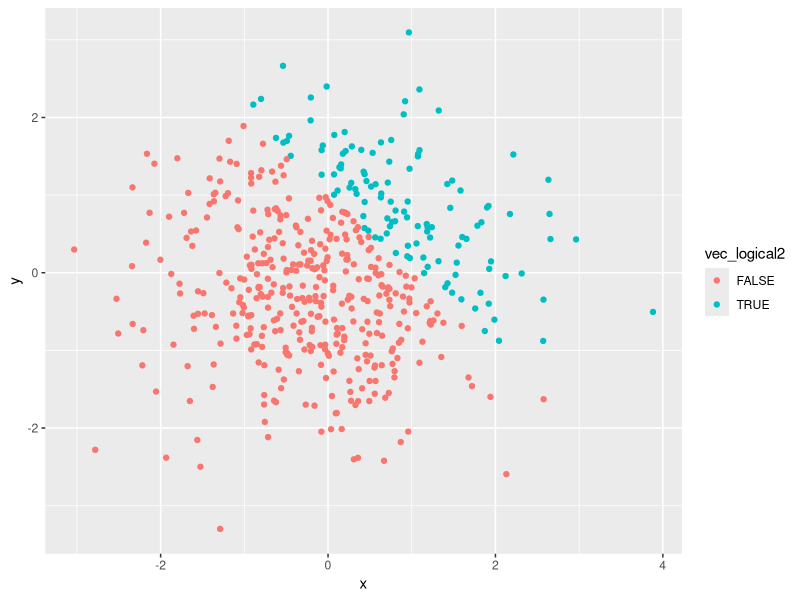
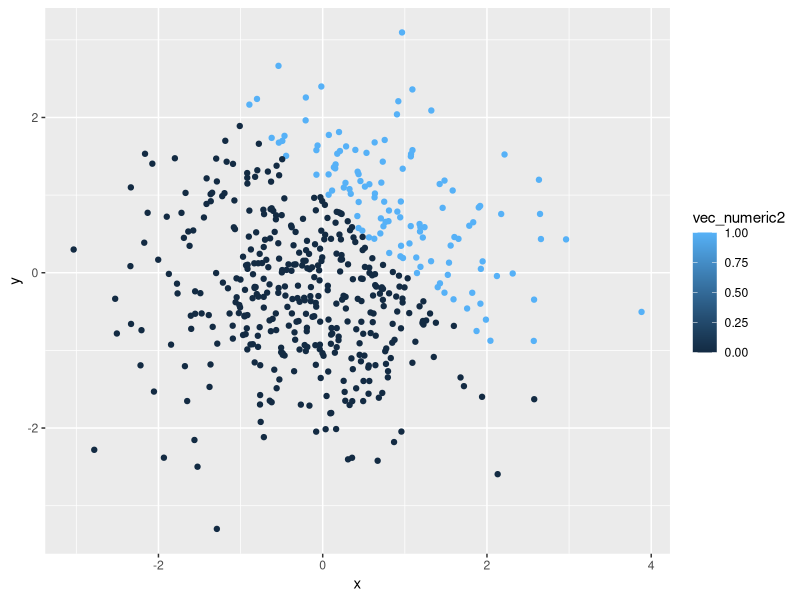
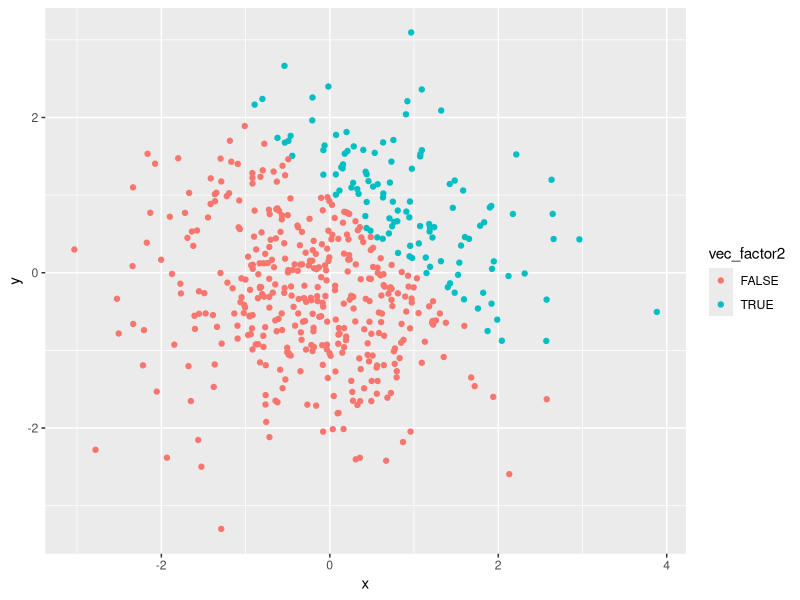
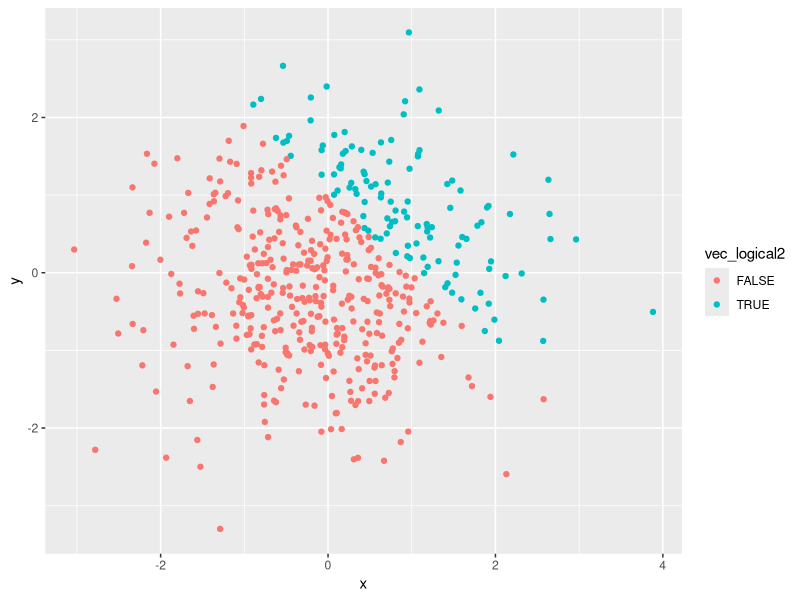
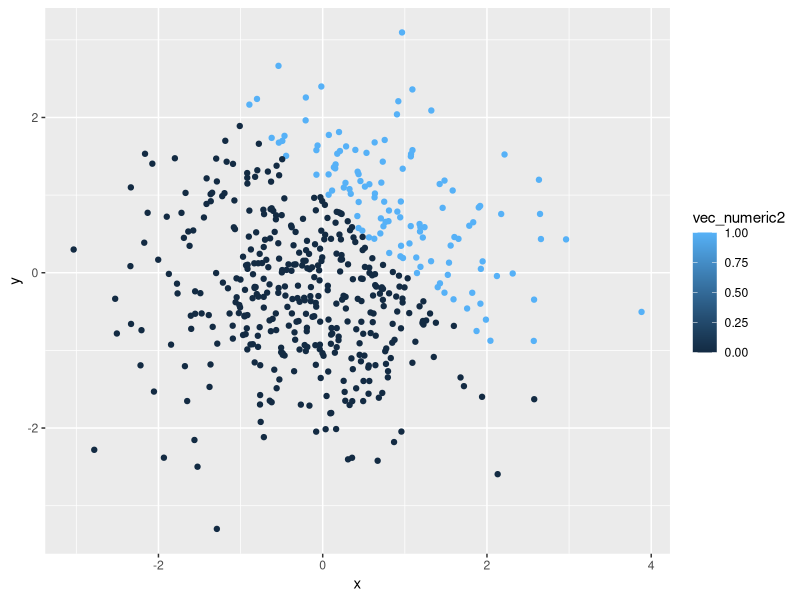
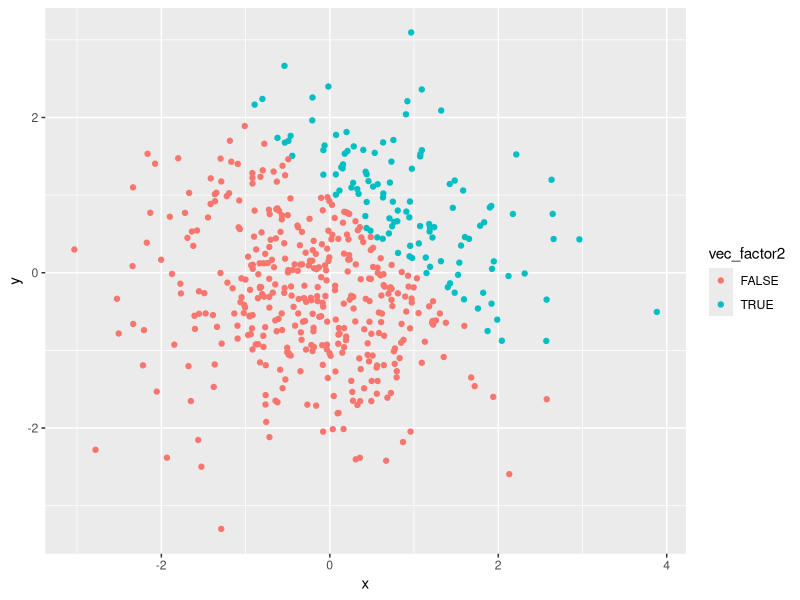

Reproduce these figures in R, in order.
## ---- chunk 1
library(tidyverse)
## ---- chunk 2
samp = tibble(
  norm_samp = rnorm(8),
  vec_logical1 = norm_samp > 0,
  vec_char1 =c("I","like","eating","dark","chocolate","and","chocolate","cake"),
  vec_factor1 = factor(c("Person","Things","Things","Food","Food","Food","Food","Food"))
)
## ---- chunk 3
plot_df = tibble (
  x = rnorm(500),
  y = rnorm(500),
  vec_logical2 = x + y > 1,
  vec_numeric2 = as.numeric(vec_logical2),
  vec_factor2 = as.factor(vec_logical2)
)

## ---- chunk 4
ggplot(plot_df, aes(x = x, y = y,color = vec_logical2)) + geom_point()
ggsave("scatter_logical.pdf", height = 4, width = 6)
## ---- chunk 5
ggplot(plot_df, aes(x = x, y = y,color = vec_numeric2)) + geom_point()
ggsave("scatter_num.pdf", height = 4, width = 6)
## ---- chunk 6
ggplot(plot_df, aes(x = x, y = y,color = vec_factor2)) + geom_point()
ggsave("scatter_factor.pdf", height = 4, width = 6)
